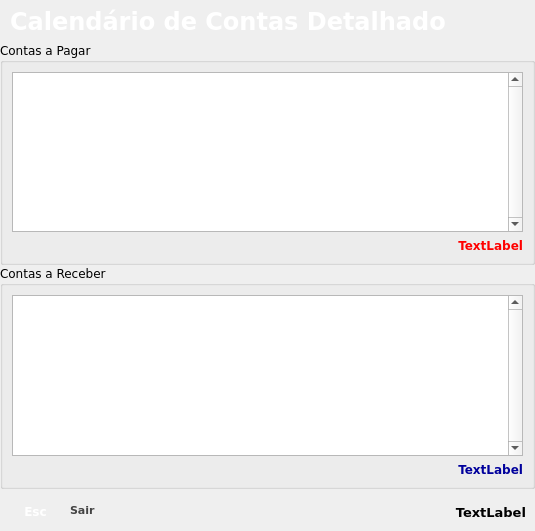
<?xml version="1.0" encoding="UTF-8"?>
<ui version="4.0">
 <class>AccountCalendarAux</class>
 <widget class="QDialog" name="AccountCalendarAux">
  <property name="windowModality">
   <enum>Qt::ApplicationModal</enum>
  </property>
  <property name="geometry">
   <rect>
    <x>0</x>
    <y>0</y>
    <width>535</width>
    <height>531</height>
   </rect>
  </property>
  <property name="sizePolicy">
   <sizepolicy hsizetype="Fixed" vsizetype="Fixed">
    <horstretch>0</horstretch>
    <verstretch>0</verstretch>
   </sizepolicy>
  </property>
  <property name="minimumSize">
   <size>
    <width>281</width>
    <height>151</height>
   </size>
  </property>
  <property name="maximumSize">
   <size>
    <width>800</width>
    <height>600</height>
   </size>
  </property>
  <property name="font">
   <font>
    <family>Verdana</family>
    <pointsize>9</pointsize>
   </font>
  </property>
  <property name="mouseTracking">
   <bool>false</bool>
  </property>
  <property name="focusPolicy">
   <enum>Qt::NoFocus</enum>
  </property>
  <property name="windowTitle">
   <string>Histórico de Contas Detalhado</string>
  </property>
  <property name="windowIcon">
   <iconset resource="../../icons/resources.qrc">
    <normaloff>:/png/marca-m.png</normaloff>:/png/marca-m.png</iconset>
  </property>
  <property name="sizeGripEnabled">
   <bool>false</bool>
  </property>
  <property name="modal">
   <bool>false</bool>
  </property>
  <layout class="QGridLayout" name="gridLayout_3">
   <property name="leftMargin">
    <number>0</number>
   </property>
   <property name="topMargin">
    <number>0</number>
   </property>
   <property name="rightMargin">
    <number>0</number>
   </property>
   <property name="bottomMargin">
    <number>0</number>
   </property>
   <property name="spacing">
    <number>0</number>
   </property>
   <item row="0" column="0">
    <widget class="QFrame" name="frame">
     <property name="minimumSize">
      <size>
       <width>0</width>
       <height>42</height>
      </size>
     </property>
     <property name="maximumSize">
      <size>
       <width>16777215</width>
       <height>42</height>
      </size>
     </property>
     <property name="styleSheet">
      <string notr="true">background-image: url(:/png/topright.jpg);</string>
     </property>
     <property name="frameShape">
      <enum>QFrame::NoFrame</enum>
     </property>
     <property name="frameShadow">
      <enum>QFrame::Raised</enum>
     </property>
     <widget class="QLabel" name="labelStatus_2">
      <property name="enabled">
       <bool>false</bool>
      </property>
      <property name="geometry">
       <rect>
        <x>10</x>
        <y>0</y>
        <width>441</width>
        <height>42</height>
       </rect>
      </property>
      <property name="minimumSize">
       <size>
        <width>0</width>
        <height>42</height>
       </size>
      </property>
      <property name="palette">
       <palette>
        <active>
         <colorrole role="WindowText">
          <brush brushstyle="SolidPattern">
           <color alpha="255">
            <red>255</red>
            <green>255</green>
            <blue>255</blue>
           </color>
          </brush>
         </colorrole>
         <colorrole role="Button">
          <brush brushstyle="SolidPattern">
           <color alpha="255">
            <red>0</red>
            <green>0</green>
            <blue>0</blue>
           </color>
          </brush>
         </colorrole>
         <colorrole role="Text">
          <brush brushstyle="SolidPattern">
           <color alpha="255">
            <red>255</red>
            <green>255</green>
            <blue>255</blue>
           </color>
          </brush>
         </colorrole>
         <colorrole role="ButtonText">
          <brush brushstyle="SolidPattern">
           <color alpha="255">
            <red>255</red>
            <green>255</green>
            <blue>255</blue>
           </color>
          </brush>
         </colorrole>
         <colorrole role="Base">
          <brush brushstyle="SolidPattern">
           <color alpha="255">
            <red>0</red>
            <green>0</green>
            <blue>0</blue>
           </color>
          </brush>
         </colorrole>
         <colorrole role="Window">
          <brush brushstyle="SolidPattern">
           <color alpha="255">
            <red>0</red>
            <green>0</green>
            <blue>0</blue>
           </color>
          </brush>
         </colorrole>
        </active>
        <inactive>
         <colorrole role="WindowText">
          <brush brushstyle="SolidPattern">
           <color alpha="255">
            <red>255</red>
            <green>255</green>
            <blue>255</blue>
           </color>
          </brush>
         </colorrole>
         <colorrole role="Button">
          <brush brushstyle="SolidPattern">
           <color alpha="255">
            <red>0</red>
            <green>0</green>
            <blue>0</blue>
           </color>
          </brush>
         </colorrole>
         <colorrole role="Text">
          <brush brushstyle="SolidPattern">
           <color alpha="255">
            <red>255</red>
            <green>255</green>
            <blue>255</blue>
           </color>
          </brush>
         </colorrole>
         <colorrole role="ButtonText">
          <brush brushstyle="SolidPattern">
           <color alpha="255">
            <red>255</red>
            <green>255</green>
            <blue>255</blue>
           </color>
          </brush>
         </colorrole>
         <colorrole role="Base">
          <brush brushstyle="SolidPattern">
           <color alpha="255">
            <red>0</red>
            <green>0</green>
            <blue>0</blue>
           </color>
          </brush>
         </colorrole>
         <colorrole role="Window">
          <brush brushstyle="SolidPattern">
           <color alpha="255">
            <red>0</red>
            <green>0</green>
            <blue>0</blue>
           </color>
          </brush>
         </colorrole>
        </inactive>
        <disabled>
         <colorrole role="WindowText">
          <brush brushstyle="SolidPattern">
           <color alpha="255">
            <red>255</red>
            <green>255</green>
            <blue>255</blue>
           </color>
          </brush>
         </colorrole>
         <colorrole role="Button">
          <brush brushstyle="SolidPattern">
           <color alpha="255">
            <red>0</red>
            <green>0</green>
            <blue>0</blue>
           </color>
          </brush>
         </colorrole>
         <colorrole role="Text">
          <brush brushstyle="SolidPattern">
           <color alpha="255">
            <red>255</red>
            <green>255</green>
            <blue>255</blue>
           </color>
          </brush>
         </colorrole>
         <colorrole role="ButtonText">
          <brush brushstyle="SolidPattern">
           <color alpha="255">
            <red>255</red>
            <green>255</green>
            <blue>255</blue>
           </color>
          </brush>
         </colorrole>
         <colorrole role="Base">
          <brush brushstyle="SolidPattern">
           <color alpha="255">
            <red>0</red>
            <green>0</green>
            <blue>0</blue>
           </color>
          </brush>
         </colorrole>
         <colorrole role="Window">
          <brush brushstyle="SolidPattern">
           <color alpha="255">
            <red>0</red>
            <green>0</green>
            <blue>0</blue>
           </color>
          </brush>
         </colorrole>
        </disabled>
       </palette>
      </property>
      <property name="font">
       <font>
        <family>Verdana</family>
        <pointsize>18</pointsize>
        <weight>75</weight>
        <bold>true</bold>
       </font>
      </property>
      <property name="styleSheet">
       <string/>
      </property>
      <property name="frameShape">
       <enum>QFrame::NoFrame</enum>
      </property>
      <property name="frameShadow">
       <enum>QFrame::Plain</enum>
      </property>
      <property name="lineWidth">
       <number>1</number>
      </property>
      <property name="text">
       <string>Calendário de Contas Detalhado</string>
      </property>
      <property name="textFormat">
       <enum>Qt::AutoText</enum>
      </property>
      <property name="alignment">
       <set>Qt::AlignLeading|Qt::AlignLeft|Qt::AlignVCenter</set>
      </property>
      <property name="wordWrap">
       <bool>false</bool>
      </property>
      <property name="textInteractionFlags">
       <set>Qt::NoTextInteraction</set>
      </property>
     </widget>
    </widget>
   </item>
   <item row="1" column="0">
    <widget class="QGroupBox" name="groupBox_2">
     <property name="title">
      <string>Contas a Pagar</string>
     </property>
     <layout class="QGridLayout" name="gridLayout_2">
      <item row="0" column="0">
       <widget class="QTableView" name="tableViewAccountToPay">
        <property name="font">
         <font>
          <pointsize>8</pointsize>
         </font>
        </property>
        <property name="styleSheet">
         <string notr="true">selection-background-color: rgba(102, 176, 239, 75%); 
selection-color: rgb(255, 255, 255);</string>
        </property>
        <property name="verticalScrollBarPolicy">
         <enum>Qt::ScrollBarAlwaysOn</enum>
        </property>
        <property name="selectionBehavior">
         <enum>QAbstractItemView::SelectRows</enum>
        </property>
        <attribute name="verticalHeaderVisible">
         <bool>false</bool>
        </attribute>
        <attribute name="verticalHeaderDefaultSectionSize">
         <number>25</number>
        </attribute>
        <attribute name="verticalHeaderMinimumSectionSize">
         <number>21</number>
        </attribute>
       </widget>
      </item>
      <item row="1" column="0">
       <widget class="QLabel" name="LblTotalToPay">
        <property name="font">
         <font>
          <weight>75</weight>
          <bold>true</bold>
         </font>
        </property>
        <property name="styleSheet">
         <string notr="true">color: rgb(255, 0, 0);</string>
        </property>
        <property name="text">
         <string>TextLabel</string>
        </property>
        <property name="textFormat">
         <enum>Qt::AutoText</enum>
        </property>
        <property name="alignment">
         <set>Qt::AlignRight|Qt::AlignTrailing|Qt::AlignVCenter</set>
        </property>
        <property name="textInteractionFlags">
         <set>Qt::LinksAccessibleByMouse|Qt::TextSelectableByMouse</set>
        </property>
       </widget>
      </item>
     </layout>
    </widget>
   </item>
   <item row="2" column="0">
    <widget class="QGroupBox" name="groupBox">
     <property name="title">
      <string>Contas a Receber</string>
     </property>
     <layout class="QGridLayout" name="gridLayout">
      <item row="0" column="0">
       <widget class="QTableView" name="tableViewAccountToReceive">
        <property name="font">
         <font>
          <pointsize>8</pointsize>
         </font>
        </property>
        <property name="styleSheet">
         <string notr="true">selection-background-color: rgba(102, 176, 239, 75%); 
selection-color: rgb(255, 255, 255);</string>
        </property>
        <property name="verticalScrollBarPolicy">
         <enum>Qt::ScrollBarAlwaysOn</enum>
        </property>
        <property name="selectionBehavior">
         <enum>QAbstractItemView::SelectRows</enum>
        </property>
        <attribute name="horizontalHeaderMinimumSectionSize">
         <number>27</number>
        </attribute>
        <attribute name="verticalHeaderVisible">
         <bool>false</bool>
        </attribute>
        <attribute name="verticalHeaderDefaultSectionSize">
         <number>25</number>
        </attribute>
        <attribute name="verticalHeaderMinimumSectionSize">
         <number>21</number>
        </attribute>
       </widget>
      </item>
      <item row="1" column="0">
       <widget class="QLabel" name="LblTotalToReceive">
        <property name="font">
         <font>
          <pointsize>9</pointsize>
          <weight>75</weight>
          <bold>true</bold>
         </font>
        </property>
        <property name="styleSheet">
         <string notr="true">color: rgb(0, 0, 156);</string>
        </property>
        <property name="text">
         <string>TextLabel</string>
        </property>
        <property name="alignment">
         <set>Qt::AlignRight|Qt::AlignTrailing|Qt::AlignVCenter</set>
        </property>
        <property name="textInteractionFlags">
         <set>Qt::LinksAccessibleByMouse|Qt::TextSelectableByMouse</set>
        </property>
       </widget>
      </item>
     </layout>
    </widget>
   </item>
   <item row="3" column="0">
    <widget class="QFrame" name="rodape">
     <property name="minimumSize">
      <size>
       <width>0</width>
       <height>42</height>
      </size>
     </property>
     <property name="maximumSize">
      <size>
       <width>16777215</width>
       <height>42</height>
      </size>
     </property>
     <property name="styleSheet">
      <string>background-image: url(:/png/topo_telacaixa.jpg);</string>
     </property>
     <property name="frameShape">
      <enum>QFrame::NoFrame</enum>
     </property>
     <property name="frameShadow">
      <enum>QFrame::Raised</enum>
     </property>
     <widget class="QFrame" name="frame_Esc">
      <property name="geometry">
       <rect>
        <x>10</x>
        <y>0</y>
        <width>114</width>
        <height>42</height>
       </rect>
      </property>
      <property name="frameShape">
       <enum>QFrame::NoFrame</enum>
      </property>
      <property name="frameShadow">
       <enum>QFrame::Raised</enum>
      </property>
      <widget class="QLabel" name="pesqnomemedicamento_3">
       <property name="geometry">
        <rect>
         <x>60</x>
         <y>0</y>
         <width>51</width>
         <height>42</height>
        </rect>
       </property>
       <property name="minimumSize">
        <size>
         <width>0</width>
         <height>42</height>
        </size>
       </property>
       <property name="font">
        <font>
         <family>Verdana</family>
         <pointsize>8</pointsize>
         <weight>75</weight>
         <bold>true</bold>
        </font>
       </property>
       <property name="styleSheet">
        <string>color: rgb(67, 67, 67);</string>
       </property>
       <property name="text">
        <string>Sair</string>
       </property>
      </widget>
      <widget class="QFrame" name="botaoajuda_3">
       <property name="geometry">
        <rect>
         <x>3</x>
         <y>7</y>
         <width>45</width>
         <height>31</height>
        </rect>
       </property>
       <property name="styleSheet">
        <string>background-image: url(:/png/buttonhelpmaior.jpg);</string>
       </property>
       <property name="frameShape">
        <enum>QFrame::NoFrame</enum>
       </property>
       <property name="frameShadow">
        <enum>QFrame::Raised</enum>
       </property>
       <widget class="QLabel" name="label_f9_4">
        <property name="geometry">
         <rect>
          <x>0</x>
          <y>0</y>
          <width>45</width>
          <height>30</height>
         </rect>
        </property>
        <property name="font">
         <font>
          <family>Verdana</family>
          <pointsize>9</pointsize>
          <weight>75</weight>
          <bold>true</bold>
         </font>
        </property>
        <property name="styleSheet">
         <string>color: rgb(255, 255, 255);</string>
        </property>
        <property name="text">
         <string>Esc</string>
        </property>
        <property name="alignment">
         <set>Qt::AlignCenter</set>
        </property>
       </widget>
      </widget>
     </widget>
     <widget class="QLabel" name="LblResumoDia">
      <property name="geometry">
       <rect>
        <x>285</x>
        <y>14</y>
        <width>241</width>
        <height>20</height>
       </rect>
      </property>
      <property name="font">
       <font>
        <pointsize>10</pointsize>
        <weight>75</weight>
        <bold>true</bold>
       </font>
      </property>
      <property name="text">
       <string>TextLabel</string>
      </property>
      <property name="alignment">
       <set>Qt::AlignRight|Qt::AlignTrailing|Qt::AlignVCenter</set>
      </property>
      <property name="textInteractionFlags">
       <set>Qt::LinksAccessibleByMouse|Qt::TextSelectableByMouse</set>
      </property>
     </widget>
    </widget>
   </item>
  </layout>
 </widget>
 <resources>
  <include location="../../icons/resources.qrc"/>
  <include location="../../icons/resources.qrc"/>
 </resources>
 <connections/>
</ui>
